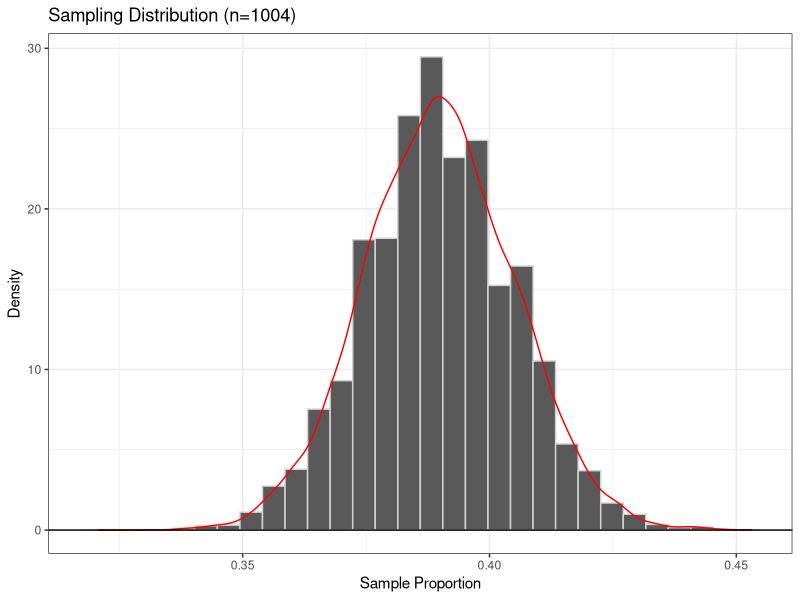
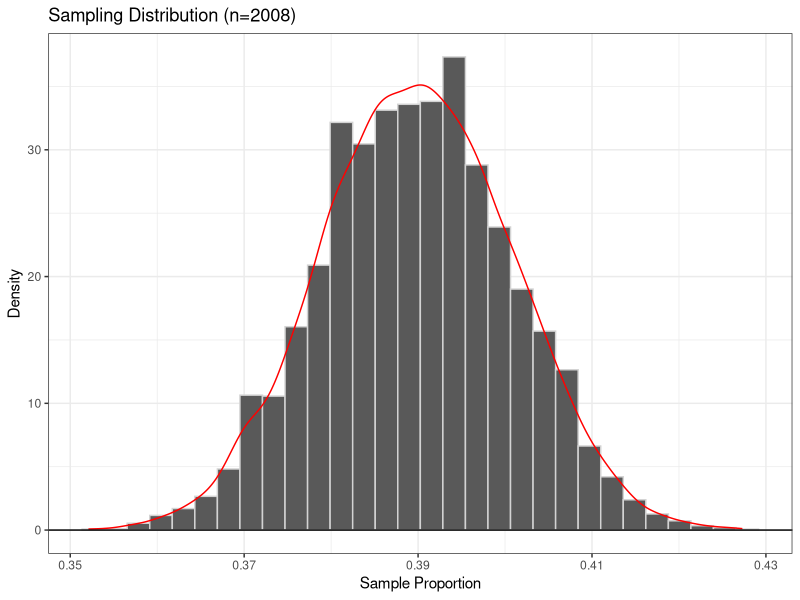
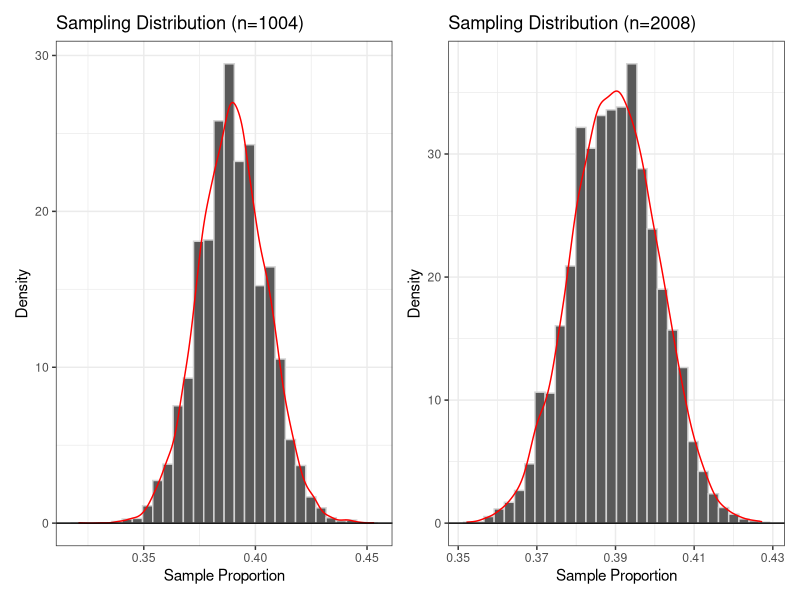

R code for these plots, in order:
###########################################################################
# HW 10
# Avery Johnson
# MATH 240 - SPRING 2025
###########################################################################

library(tidyverse)
################################################################################
# 1) Basic Simulation
################################################################################

# for sample size of 1004
samp.size <- 1004 # sample size
p_true <- 0.39
simulations <- 10000

sample_counts <- rbinom(simulations, size=samp.size, prob=p_true)
sample_proportions <- sample_counts/samp.size

og.sample <- tibble(proportion=sample_proportions)

sample.1004.plot <- ggplot(data=og.sample)+
  geom_histogram(aes(x=proportion, y=after_stat(density)), color="lightgrey") +
  geom_density(aes(x = proportion), color = "red")+
  geom_hline(yintercept=0)+
  theme_bw()+
  xlab("Sample Proportion")+
  ylab("Density") +
  ggtitle("Sampling Distribution (n=1004)")

middle.95.range.1004 <- quantile(sample_proportions, probs = c(0.025, 0.975))
middle.range.1004 <- middle.95.range.1004[2] - middle.95.range.1004[1]
margin.error.1004 <- middle.range.1004 / 2
  
# for sample size of 2008
samp.size.2 <- 2008 # sample size
p_true <- 0.39
simulations <- 10000

sample_counts.2 <- rbinom(simulations, size=samp.size.2, prob=p_true)
sample_proportions.2 <- sample_counts.2/samp.size.2

og.sample.2 <- tibble(proportion=sample_proportions.2)

sample.2008.plot <- ggplot(data=og.sample.2)+
  geom_histogram(aes(x=proportion, y=after_stat(density)), color="lightgrey") +
  geom_density(aes(x = proportion), color = "red")+
  geom_hline(yintercept=0)+
  theme_bw()+
  xlab("Sample Proportion")+
  ylab("Density") +
  ggtitle("Sampling Distribution (n=2008)")

middle.95.range.2008 <- quantile(sample_proportions.2, probs = c(0.025, 0.975))
middle.range.2008 <- middle.95.range.2008[2] - middle.95.range.2008[1]
margin.error.2008 <- middle.range.2008 / 2

library(patchwork)
sample.plots <- sample.1004.plot + sample.2008.plot

results_table <- tibble(
  `Sample Size` = c(1004, 2008),
  `Lower Bound (95%)` = c(middle.95.range.1004[1], middle.95.range.2008[1]),
  `Upper Bound (95%)` = c(middle.95.range.1004[2], middle.95.range.2008[2]),
  `Margin of Error` = c(margin.error.1004, margin.error.2008)
)
view(results_table)

################################################################################
# 2) Resampling
################################################################################
